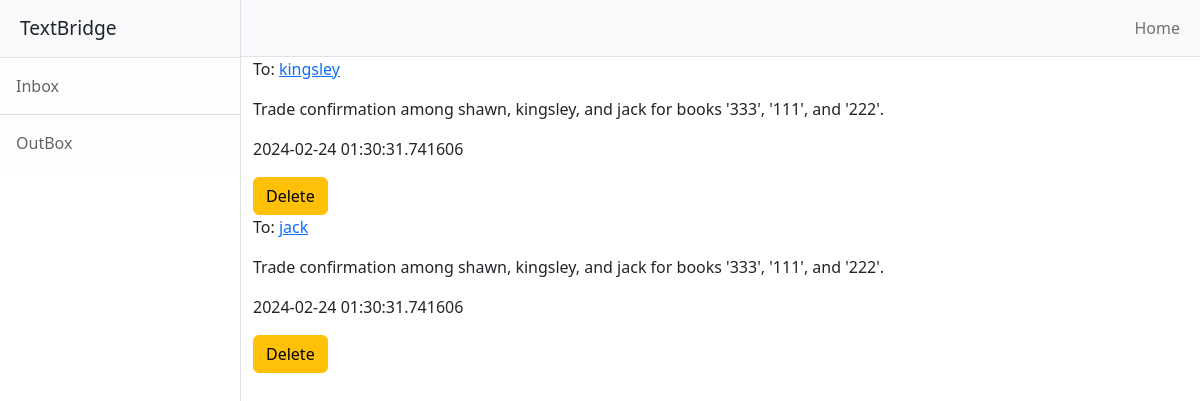
The app's page /outbox (signed in) with its own data.
### main.py (models this page shows)
class Message(db.Model):
    __tablename__ = "messages"
    id = db.Column(db.Integer, primary_key=True)
    sender_id = db.Column(db.Integer, db.ForeignKey('users.id'), nullable=False)
    recipient_id = db.Column(db.Integer, db.ForeignKey('users.id'), nullable=False)
    content = db.Column(db.Text, nullable=False)
    timestamp = db.Column(db.DateTime, index=True, default=datetime.utcnow)
    is_read = db.Column(db.Boolean, default=False, nullable=False)
    offer_id = db.Column(db.Integer, nullable=True)

class User(UserMixin, db.Model):
    __tablename__ = "users"
    id = db.Column(db.Integer, primary_key=True)
    email = db.Column(db.String(100), unique=True)
    password = db.Column(db.String(100))
    name = db.Column(db.String(100))
    wishbook = relationship('WishBook')
    ownhbook = relationship('OwnBook')
    sent_messages = db.relationship('Message', foreign_keys='Message.sender_id', backref='sender', lazy='dynamic')
    received_messages = db.relationship('Message', foreign_keys='Message.recipient_id', backref='recipient', lazy='dynamic')

### main.py (the view)
@app.route('/outbox')
@login_required
def outbox():
    sent_messages = db.session.query(
        Message.id,
        Message.content,
        User.name.label('recipient_name'),
        Message.recipient_id,
        Message.timestamp
    ).join(User, User.id == Message.recipient_id).filter(Message.sender_id == current_user.id).all()
    return render_template('outbox.html', messages=sent_messages)

### main.py (called while the page is built)
@login_manager.user_loader
def load_user(user_id):
    return db.get_or_404(User, user_id)

### templates/outbox.html (shortened to what this page needs)
<!DOCTYPE html>
<html lang="en">
    <head>
        <link href="../static/css/styles4.css" rel="stylesheet" />
    </head>
    <body>
        <div class="d-flex" id="wrapper">
            <div class="border-end bg-white" id="sidebar-wrapper">
                <div class="sidebar-heading border-bottom bg-light">TextBridge</div>
                <div class="list-group list-group-flush">
                    <a class="list-group-item list-group-item-action list-group-item-light p-3" href="{{ url_for('inbox')}}">Inbox</a>
                    <a class="list-group-item list-group-item-action list-group-item-light p-3" href="{{ url_for('outbox')}}">OutBox</a>
                </div>
            </div>
            <div id="page-content-wrapper">
                <nav class="navbar navbar-expand-lg navbar-light bg-light border-bottom">
                    <div class="container-fluid">
                        <div class="collapse navbar-collapse" id="navbarSupportedContent">
                            <ul class="navbar-nav ms-auto mt-2 mt-lg-0">
                                <li class="nav-item active"><a class="nav-link" href="{{ url_for('ownlist') }}">Home</a></li>
                            </ul>
                        </div>
                    </div>
                </nav>
                {% for message in messages %}
                <div class="container-fluid">
                    <p>To: <a href="{{ url_for('send_message', recipient_id=message.recipient_id) }}">{{ message.recipient_name }}</a></p>
                    <p>
                        {{ message.content }}
                    </p>
                    <p>
                        {{ message.timestamp }}
                    </p>
                    <form action="{{ url_for('delete_message', message_id=message.id) }}" method="post">
                        <button type="submit" class="btn btn-warning">Delete</button>
                </div>
                {% endfor %}
            </div>
        </div>
    </body>
</html>

### records on screen
Message: recipient_name "kingsley", content "Trade confirmation among shawn, kingsley, and jack for books '333', '111', and '222'.", timestamp "2024-02-24 01:30:31.741606"
Message: recipient_name "jack", content "Trade confirmation among shawn, kingsley, and jack for books '333', '111', and '222'.", timestamp "2024-02-24 01:30:31.741606"
